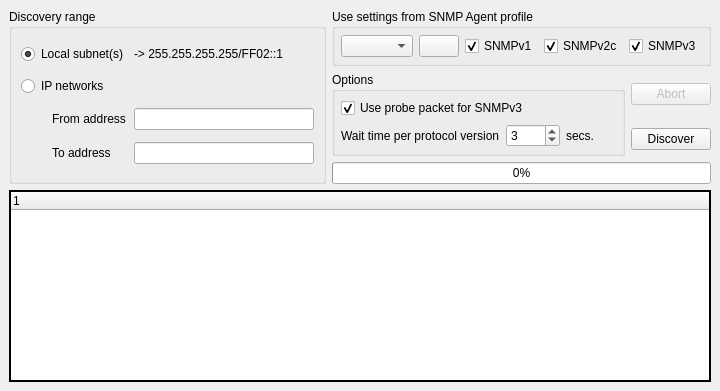
      <widget class="QWidget" name="DiscoveryTab">
       <attribute name="title">
        <string>Discovery</string>
       </attribute>
       <layout class="QGridLayout">
        <property name="leftMargin">
         <number>9</number>
        </property>
        <property name="topMargin">
         <number>9</number>
        </property>
        <property name="rightMargin">
         <number>9</number>
        </property>
        <property name="bottomMargin">
         <number>9</number>
        </property>
        <property name="spacing">
         <number>6</number>
        </property>
        <item row="1" column="1" rowspan="2">
         <widget class="QGroupBox" name="DiscoveryOptions">
          <property name="title">
           <string>Options</string>
          </property>
          <layout class="QGridLayout">
           <property name="leftMargin">
            <number>6</number>
           </property>
           <property name="topMargin">
            <number>6</number>
           </property>
           <property name="rightMargin">
            <number>6</number>
           </property>
           <property name="bottomMargin">
            <number>6</number>
           </property>
           <property name="spacing">
            <number>6</number>
           </property>
           <item row="1" column="2">
            <widget class="QLabel" name="DiscoveryWaitTimeL2">
             <property name="text">
              <string>secs.</string>
             </property>
            </widget>
           </item>
           <item row="1" column="1">
            <widget class="QSpinBox" name="DiscoveryWaitTime">
             <property name="minimum">
              <number>1</number>
             </property>
             <property name="maximum">
              <number>1000</number>
             </property>
             <property name="value">
              <number>3</number>
             </property>
            </widget>
           </item>
           <item row="1" column="0">
            <widget class="QLabel" name="DiscoveryWaitTimeL">
             <property name="text">
              <string>Wait time per protocol version</string>
             </property>
            </widget>
           </item>
           <item row="0" column="0" colspan="2">
            <widget class="QCheckBox" name="DiscoverySNMPv3Probe">
             <property name="text">
              <string>Use probe packet for SNMPv3</string>
             </property>
             <property name="checked">
              <bool>true</bool>
             </property>
            </widget>
           </item>
          </layout>
         </widget>
        </item>
        <item row="0" column="1" colspan="2">
         <widget class="QGroupBox" name="DiscoveryAgentProperties">
          <property name="sizePolicy">
           <sizepolicy hsizetype="Preferred" vsizetype="Preferred">
            <horstretch>0</horstretch>
            <verstretch>0</verstretch>
           </sizepolicy>
          </property>
          <property name="title">
           <string>Use settings from SNMP Agent profile</string>
          </property>
          <layout class="QGridLayout">
           <property name="leftMargin">
            <number>6</number>
           </property>
           <property name="topMargin">
            <number>6</number>
           </property>
           <property name="rightMargin">
            <number>6</number>
           </property>
           <property name="bottomMargin">
            <number>6</number>
           </property>
           <property name="spacing">
            <number>6</number>
           </property>
           <item row="0" column="2">
            <widget class="QCheckBox" name="DiscoveryV1">
             <property name="text">
              <string>SNMPv1</string>
             </property>
             <property name="checked">
              <bool>true</bool>
             </property>
            </widget>
           </item>
           <item row="0" column="3">
            <widget class="QCheckBox" name="DiscoveryV2c">
             <property name="text">
              <string>SNMPv2c</string>
             </property>
             <property name="checked">
              <bool>true</bool>
             </property>
            </widget>
           </item>
           <item row="0" column="4">
            <widget class="QCheckBox" name="DiscoveryV3">
             <property name="text">
              <string>SNMPv3</string>
             </property>
             <property name="checked">
              <bool>true</bool>
             </property>
            </widget>
           </item>
           <item row="0" column="1">
            <widget class="QPushButton" name="DiscoveryAgentSettings">
             <property name="sizePolicy">
              <sizepolicy hsizetype="Fixed" vsizetype="Fixed">
               <horstretch>0</horstretch>
               <verstretch>0</verstretch>
              </sizepolicy>
             </property>
             <property name="text">
              <string/>
             </property>
             <property name="icon">
              <iconset resource="snmpb.qrc">
               <normaloff>:/images/agentsettings.png</normaloff>:/images/agentsettings.png</iconset>
             </property>
            </widget>
           </item>
           <item row="0" column="0">
            <widget class="QComboBox" name="DiscoveryAgentProfile">
             <property name="sizePolicy">
              <sizepolicy hsizetype="Expanding" vsizetype="Fixed">
               <horstretch>0</horstretch>
               <verstretch>0</verstretch>
              </sizepolicy>
             </property>
            </widget>
           </item>
          </layout>
         </widget>
        </item>
        <item row="0" column="0" rowspan="4">
         <widget class="QGroupBox" name="DiscoveryRange">
          <property name="title">
           <string>Discovery range</string>
          </property>
          <layout class="QGridLayout">
           <property name="leftMargin">
            <number>9</number>
           </property>
           <property name="topMargin">
            <number>9</number>
           </property>
           <property name="rightMargin">
            <number>9</number>
           </property>
           <property name="bottomMargin">
            <number>9</number>
           </property>
           <property name="spacing">
            <number>6</number>
           </property>
           <item row="3" column="2" colspan="2">
            <widget class="QLineEdit" name="DiscoveryTo">
             <property name="sizePolicy">
              <sizepolicy hsizetype="Minimum" vsizetype="Fixed">
               <horstretch>0</horstretch>
               <verstretch>0</verstretch>
              </sizepolicy>
             </property>
             <property name="minimumSize">
              <size>
               <width>180</width>
               <height>0</height>
              </size>
             </property>
             <property name="maximumSize">
              <size>
               <width>180</width>
               <height>16777215</height>
              </size>
             </property>
            </widget>
           </item>
           <item row="2" column="0">
            <spacer>
             <property name="orientation">
              <enum>Qt::Horizontal</enum>
             </property>
             <property name="sizeType">
              <enum>QSizePolicy::Fixed</enum>
             </property>
             <property name="sizeHint" stdset="0">
              <size>
               <width>25</width>
               <height>20</height>
              </size>
             </property>
            </spacer>
           </item>
           <item row="3" column="0">
            <spacer>
             <property name="orientation">
              <enum>Qt::Horizontal</enum>
             </property>
             <property name="sizeType">
              <enum>QSizePolicy::Fixed</enum>
             </property>
             <property name="sizeHint" stdset="0">
              <size>
               <width>25</width>
               <height>20</height>
              </size>
             </property>
            </spacer>
           </item>
           <item row="3" column="1">
            <widget class="QLabel" name="DiscoveryToL">
             <property name="text">
              <string>To address</string>
             </property>
            </widget>
           </item>
           <item row="2" column="1">
            <widget class="QLabel" name="DiscoveryFromL">
             <property name="text">
              <string>From address</string>
             </property>
            </widget>
           </item>
           <item row="2" column="2" colspan="2">
            <widget class="QLineEdit" name="DiscoveryFrom">
             <property name="sizePolicy">
              <sizepolicy hsizetype="Minimum" vsizetype="Fixed">
               <horstretch>0</horstretch>
               <verstretch>0</verstretch>
              </sizepolicy>
             </property>
             <property name="minimumSize">
              <size>
               <width>180</width>
               <height>0</height>
              </size>
             </property>
             <property name="maximumSize">
              <size>
               <width>180</width>
               <height>16777215</height>
              </size>
             </property>
             <property name="text">
              <string/>
             </property>
            </widget>
           </item>
           <item row="0" column="0" colspan="2">
            <widget class="QRadioButton" name="DiscoveryLocal">
             <property name="text">
              <string>Local subnet(s)</string>
             </property>
             <property name="checked">
              <bool>true</bool>
             </property>
            </widget>
           </item>
           <item row="0" column="2">
            <widget class="QLabel" name="DiscoveryLocal2">
             <property name="text">
              <string>-&gt; 255.255.255.255/FF02::1</string>
             </property>
            </widget>
           </item>
           <item row="1" column="0" colspan="2">
            <widget class="QRadioButton" name="DiscoveryNetworks">
             <property name="text">
              <string>IP networks</string>
             </property>
            </widget>
           </item>
          </layout>
         </widget>
        </item>
        <item row="4" column="0" colspan="3">
         <widget class="QTreeWidget" name="DiscoveryOutput">
          <property name="frameShape">
           <enum>QFrame::WinPanel</enum>
          </property>
          <property name="frameShadow">
           <enum>QFrame::Plain</enum>
          </property>
          <property name="selectionMode">
           <enum>QAbstractItemView::ExtendedSelection</enum>
          </property>
          <property name="rootIsDecorated">
           <bool>false</bool>
          </property>
          <column>
           <property name="text">
            <string>1</string>
           </property>
          </column>
         </widget>
        </item>
        <item row="1" column="2">
         <widget class="QPushButton" name="DiscoveryAbortButton">
          <property name="enabled">
           <bool>false</bool>
          </property>
          <property name="sizePolicy">
           <sizepolicy hsizetype="Fixed" vsizetype="Fixed">
            <horstretch>0</horstretch>
            <verstretch>0</verstretch>
           </sizepolicy>
          </property>
          <property name="text">
           <string>Abort</string>
          </property>
         </widget>
        </item>
        <item row="2" column="2">
         <widget class="QPushButton" name="DiscoveryButton">
          <property name="sizePolicy">
           <sizepolicy hsizetype="Fixed" vsizetype="Fixed">
            <horstretch>0</horstretch>
            <verstretch>0</verstretch>
           </sizepolicy>
          </property>
          <property name="text">
           <string>Discover</string>
          </property>
         </widget>
        </item>
        <item row="3" column="1" colspan="2">
         <widget class="QProgressBar" name="DiscoveryProgress">
          <property name="value">
           <number>0</number>
          </property>
          <property name="orientation">
           <enum>Qt::Horizontal</enum>
          </property>
          <property name="invertedAppearance">
           <bool>false</bool>
          </property>
         </widget>
        </item>
       </layout>
      </widget>
